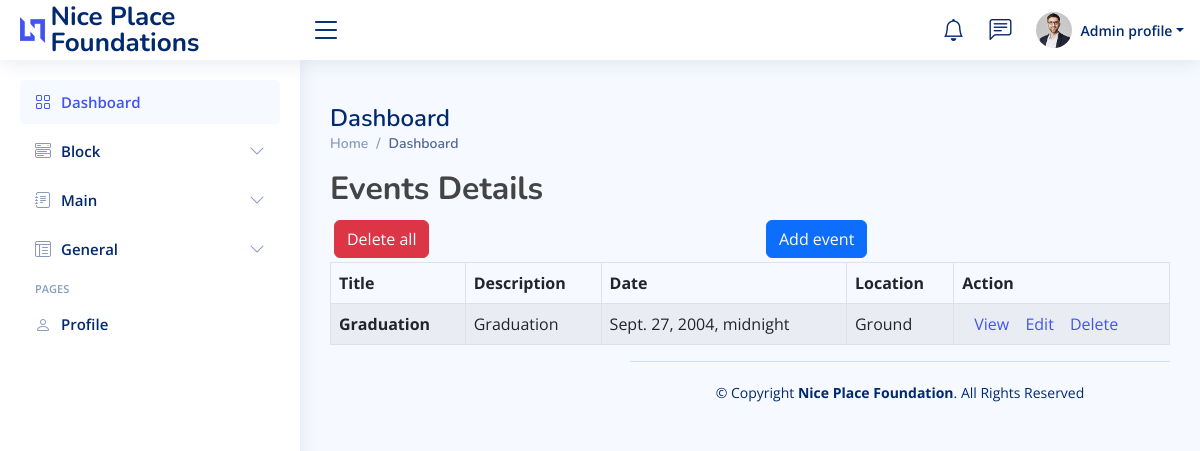
The page /home/Events_detail/ on the database its author committed.
### app/models.py (models this page shows)
class Event(models.Model):
    title = models.CharField(max_length=255)
    description = models.TextField()
    date = models.DateTimeField()
    location = models.CharField(max_length=255)

### app/Event_views.py (the view)
# urls.py: path('Events_detail/', Event_views.Events_detail, name='Events_detail'),
def Events_detail(request):
    events = Event.objects.all()
    context = {
        'events' : events
    }
    return render(request, 'Dashboard/Events_detail.html', context)

### app/templates/Dashboard/Events_detail.html
{% extends "Dashboard/base.html" %}
{% load bootstrap5 %}
{% block content %}
<div class="container-xl">
  <div class="table-responsive">
      <div class="table-wrapper">
          <div class="table-title">
              <div class="row">
                  <div class="col-sm-8"><h2><b>Events</b> <b>Details</b></h2></div>
              </div>
          </div>
          <div class="row">
            <div class="col m-1">
                <button type="submit" class="btn btn-danger"><a style="color:white;" href="{% url 'Events_delete' %}">Delete all</a></button>
            </div>
            <div class="col m-1">
               <a href="{% url 'Event_create' %}"> <button type="submit" class="btn btn-primary">Add event</button></a>
            </div>
          </div>
          <table class="table table-striped table-hover table-bordered">
              <thead>
                  <tr>
                      <th scope="col">Title</th>
                      <th scope="col">Description</th>
                      <th scope="col">Date</th>
                      <th scope="col">Location</th>
                      <th scope="col"> Action</th>
                  </tr>
              </thead>
              <tbody>
                {% for event in  events  %}
                <tr>
                  <th>{{ event.title}}</th>
                  <td scope="row">{{ event.description }}</td>
                  <td scope="col">{{ event.date }}</td>
                  <td scope="col">{{ event.location }}</td>
                  <td>
                    <a href="{% url 'Event_detail' event.pk %}" class="view" title="View" data-toggle="tooltip"><i class="material-icons">&#xE417;</i>View</a>
                    <a href="{% url 'Event_update' event.pk %}" class="edit" title="Edit" data-toggle="tooltip"><i class="material-icons">&#xE254;</i>Edit</a>
                    <a href="{% url 'Event_delete' event.pk %}" class="delete" title="Edit" data-toggle="tooltip"><i class="material-icons">&#xE517;</i>Delete</a>
             </td>
                </tr>
                {% endfor %}
              </tbody>
          </table>
      </div>
  </div>
</div>
{% endblock content %}

### static/css/style.css (style rules this page uses)
:root { scroll-behavior: smooth; }
body { font-family: "Open Sans", sans-serif; background: #f6f9ff; color: #444444; }
a { color: #4154f1; text-decoration: none; }
h1, h2, h3, h4, h5, h6 { font-family: "Nunito", sans-serif; }

### rows shown on the page
Event: title "Graduation", description "Graduation", date "Sept. 27, 2004, midnight", location "Ground"
